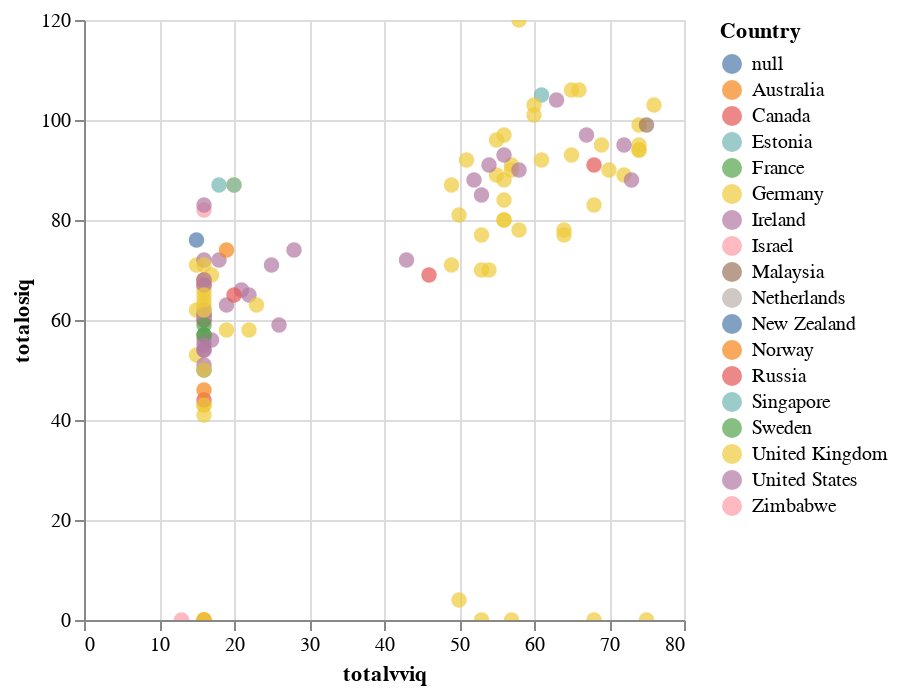

Notebook cell for this chart:
### Code cell
# Let's create a scatterplot with additional info incorporated as colour and tooltip

alt.Chart(df).mark_circle(size=60).encode(
    x='totalvviq',
    y='totalosiq',
    color='Country',
    tooltip=['MostDifficult']
).interactive()
